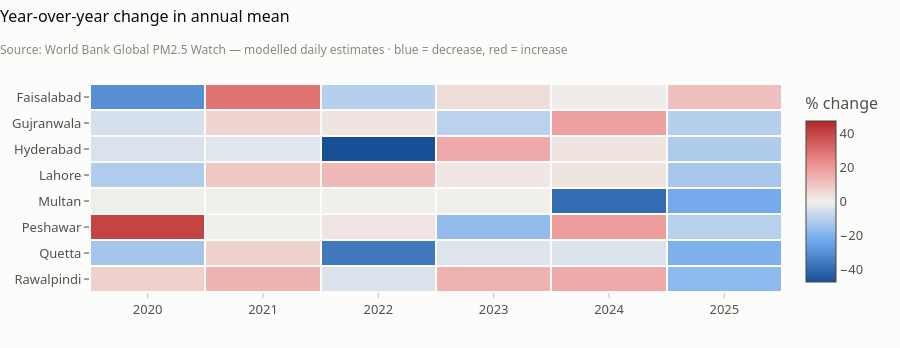

Source (notebook cell):
### Code cell
charts.yoy_heatmap(trends.year_over_year(d, group_col='city_label'))

### Figure 1 — Plotly figure (JSON) as saved in the notebook; plotly's stock layout.template omitted (floating-point values rounded to 4 significant figures)
{"data": [{"colorbar": {"title": {"text": "% change"}}, "colorscale": [[0.0, "#184f95"], [0.25, "#6da7ec"], [0.5, "#f0efec"], [0.75, "#ec8a89"], [1.0, "#b42828"]], "hovertemplate": "<b>%{y}</b> %{x} vs previous year<br>%{z:+.1f} %<extra></extra>", "type": "heatmap", "x": ["2020", "2021", "2022", "2023", "2024", "2025"], "xgap": 2, "y": ["Faisalabad", "Gujranwala", "Hyderabad", "Lahore", "Multan", "Peshawar", "Quetta", "Rawalpindi"], "ygap": 2, "z": [[-29.95, 28.83, -10.36, 4.228, 0.7498, 11.27], [-4.795, 6.393, 2.528, -9.605, 18.32, -10.55], [-3.909, -3.036, -47.1, 16.09, 2.558, -11.42], [-11.41, 9.305, 12.55, 2.139, 2.596, -12.93], [0.1851, 0.03177, -0.0449, 0.08329, -39.13, -22.12], [40.56, 0.01991, 2.351, -16.78, 19.09, -10.23], [-13.48, 7.108, -35.74, -3.496, -3.795, -20.47], [7.302, 13.74, -3.815, 14.28, 16.08, -17.74]], "zmax": 47.1, "zmin": -47.1}], "layout": {"height": 348, "showlegend": false, "title": {"subtitle": {"text": "Source: World Bank Global PM2.5 Watch — modelled daily estimates · blue = decrease, red = increase"}, "text": "Year-over-year change in annual mean"}, "yaxis": {"autorange": "reversed", "showgrid": false}}}
